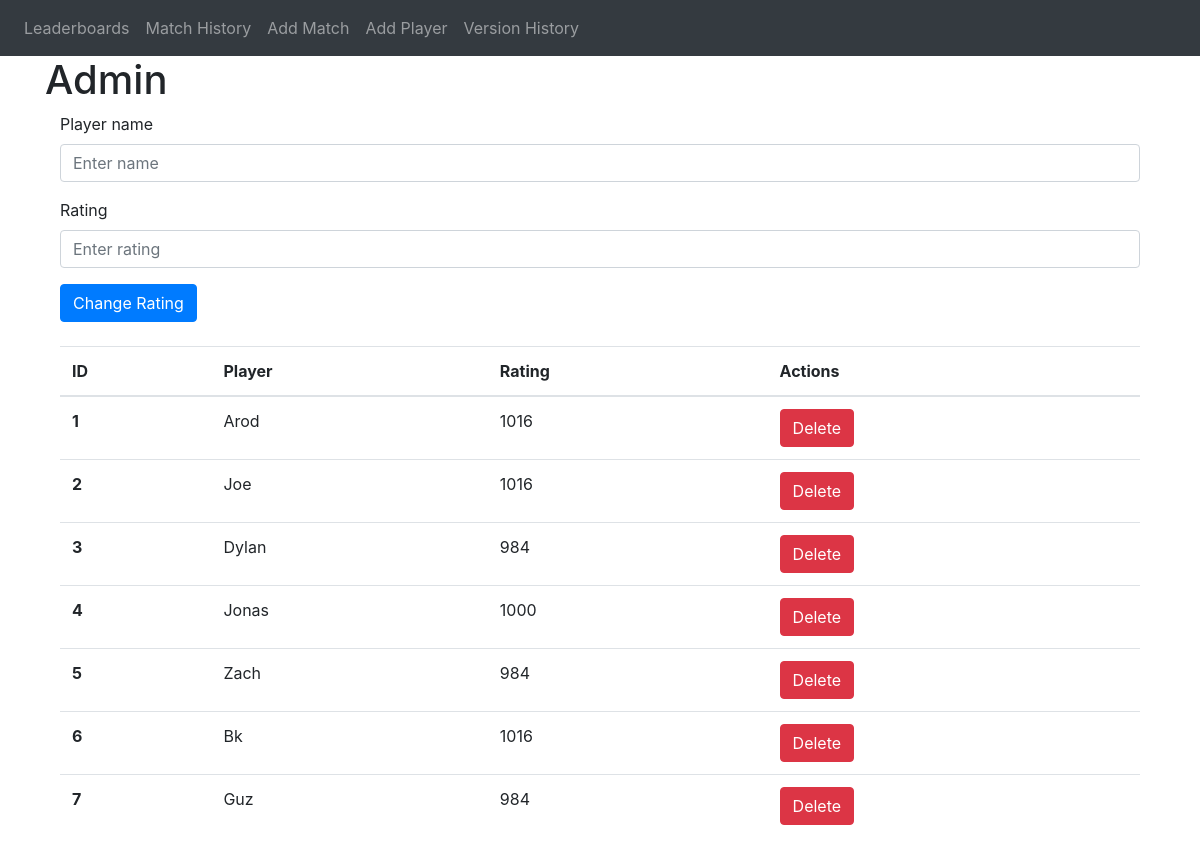
The page /admin on the database its author committed.
### website/models.py (models this page shows)
class Player(db.Model):
    id = db.Column(db.Integer, primary_key=True)
    playerName = db.Column(db.String(150), unique=True)
    elo = db.Column(db.Integer)
    matchesPlayed = db.Column(db.Integer)
    wins = db.Column(db.Integer)
    losses = db.Column(db.Integer)
    dateCreated = db.Column(db.DateTime(timezone=True))

### website/views.py (the view, shortened to what this page needs)
@views.route("/admin", methods=["GET", "POST"])
def admin():
    players = Player.query.order_by(Player.id)
    return render_template("admin.html", players=players)

### website/templates/admin.html
{% extends "base.html" %} {% block title %}Admin{% endblock %} {% block content
%}
<h1>Admin</h1>
<form method="POST">
    <div class="container">
        <div class="form-group">
            <label for="player">Player name</label>
            <input
            type="text"
            class="form-control"
            id="player"
            name="player"
            placeholder="Enter name"
            autocomplete="off"
            />
        </div>
        <div class="form-group">
            <label for="rating">Rating</label>
            <input
            type="text"
            class="form-control"
            id="rating"
            name="rating"
            placeholder="Enter rating"
            autocomplete="off"
            />
        </div>
        <button type="submit" class="btn btn-primary">Change Rating</button>
        <br></br>
        <table class="table">
        <thead>
            <tr>
            <th scope="col">ID</th>
            <th scope="col">Player</th>
            <th scope="col">Rating</th>
            <th scope="col">Actions</th>
            </tr>
        </thead>
        <tbody>
            {% for player in players %}
            <tr>
            <th scope="row">{{player.id}}</th>
            <td>{{player.playerName}}</td>
            <td>{{player.elo}}</td>
            <td><a href="{{ url_for('views.player_delete', pid=player.id) }}" class="btn btn-danger" onclick="return confirm('Do you want to permanently delete {{player.playerName}}?')" title="Delete Player">Delete</a>
            </tr>
            {% endfor %}
        </tbody>
    </div>
</form>
{% endblock %}

### rows shown on the page
Player: id "1", playerName "Arod", elo "1016"
Player: id "2", playerName "Joe", elo "1016"
Player: id "3", playerName "Dylan", elo "984"
Player: id "4", playerName "Jonas", elo "1000"
Player: id "5", playerName "Zach", elo "984"
Player: id "6", playerName "Bk", elo "1016"
Player: id "7", playerName "Guz", elo "984"
